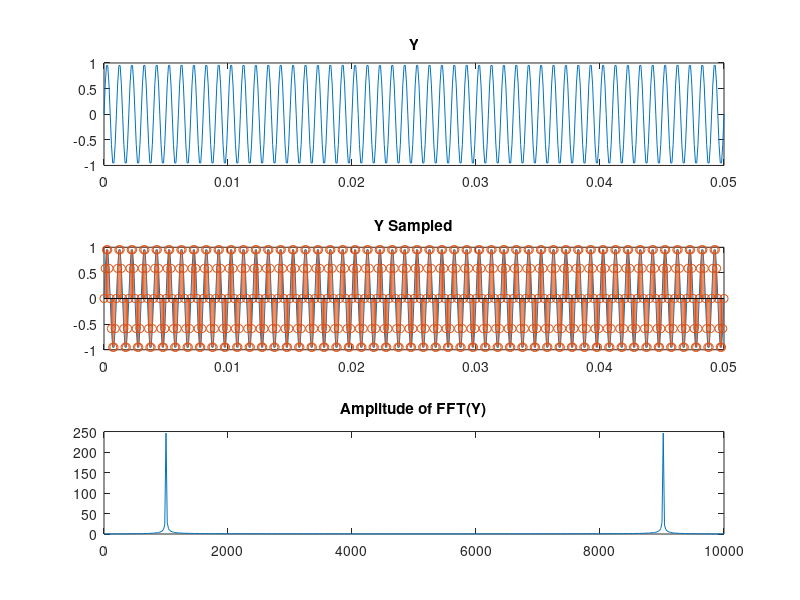

Recreate this plot in MATLAB.
F2 = 1000;
L = 500;
Fs2=10000;
T=(0:L)/Fs2;
Y = sin(2*pi*T*F2);

Y_FFT = fft(Y);
N = (0:L)*Fs2/L;

subplot(3, 1, 1);
plot(T,Y);
title('Y');

subplot(3, 1, 2);
plot(T,Y);
hold on;
stem(T, Y);
title('Y Sampled');

subplot(3, 1, 3);
plot(N,abs(Y_FFT));
title('Amplitude of FFT(Y)');